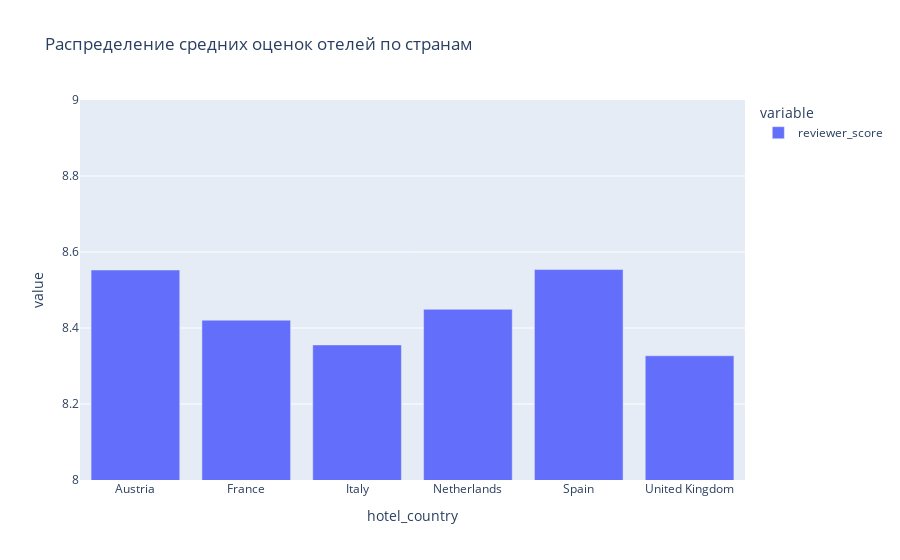

Notebook code cell kept with this figure:
### Code cell
# Построим столбчатую диаграмму, чтобы понять, влияет ли страна/город отеля на среднюю оценку в отзывах

data_train = data[data['sample'] == 1]
country_ratio = data_train.groupby(by='hotel_country')['reviewer_score'].mean()

fig = px.bar(country_ratio, title='Распределение средних оценок отелей по странам')
fig.update_yaxes(range=[8, 9])
fig.show()

### Figure 1 — Plotly figure (JSON) as saved in the notebook; plotly's stock layout.template omitted (floating-point values rounded to 4 significant figures)
{"data": [{"alignmentgroup": "True", "hovertemplate": "variable=reviewer_score<br>hotel_country=%{x}<br>value=%{y}<extra></extra>", "legendgroup": "reviewer_score", "marker": {"color": "#636efa", "pattern": {"shape": ""}}, "name": "reviewer_score", "offsetgroup": "reviewer_score", "orientation": "v", "showlegend": true, "textposition": "auto", "type": "bar", "x": ["Austria", "France", "Italy", "Netherlands", "Spain", "United Kingdom"], "xaxis": "x", "y": [8.553, 8.421, 8.355, 8.449, 8.554, 8.327], "yaxis": "y"}], "layout": {"barmode": "relative", "legend": {"title": {"text": "variable"}, "tracegroupgap": 0}, "title": {"text": "Распределение средних оценок отелей по странам"}, "xaxis": {"anchor": "y", "domain": [0, 1], "title": {"text": "hotel_country"}}, "yaxis": {"anchor": "x", "domain": [0, 1], "range": [8, 9], "title": {"text": "value"}}}}
